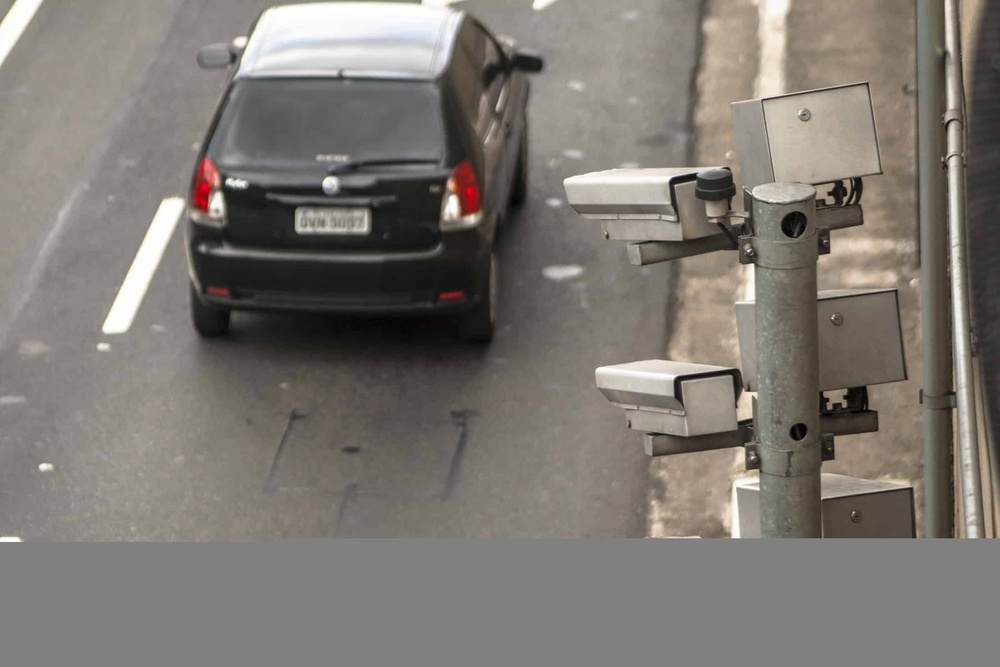
#> input picture imagens/placa de carro 2.jpg, 1000 x 667 px, shrunk from 2200 x 1467 before the run, found by its file name
$ jupyter execute Gaussiano_e_Bilateral-semana03.ipynb
#> lines starting #> are read from the running program, lines starting #| are printed output that depends on the picture
[cell 1]
import numpy as np
from skimage import io, color, filters
import requests
from io import BytesIO
import os
import matplotlib.pyplot as plt
import cv2

[cell 2]
def carregar_imagem_github(url):
    try:
        response = requests.get(url)
        response.raise_for_status()
        img = io.imread(BytesIO(response.content))
        if len(img.shape) == 3:
            img = color.rgb2gray(img)
        return img
    except Exception as e:
        print(f"Erro ao carregar imagem do GitHub: {e}")
        return None

[cell 3]
def borda_sobel(img):
    sobel_x = filters.sobel_h(img)
    sobel_y = filters.sobel_v(img)
    borda = np.hypot(sobel_x, sobel_y)
    borda = (borda / borda.max()) * 255
    return borda.astype(np.uint8)

[cell 4]
def borda_sobel(img):
    sobel_x = filters.sobel_h(img)
    sobel_y = filters.sobel_v(img)
    borda = np.hypot(sobel_x, sobel_y)
    borda = (borda / borda.max()) * 255
    return borda.astype(np.uint8)

[cell 5]
def borda_roberts(img):
    roberts_borda = filters.roberts(img)
    roberts_borda = (roberts_borda / roberts_borda.max()) * 255
    return roberts_borda.astype(np.uint8)

[cell 6]
def exibir_metadados_github(url):
    try:
        response = requests.get(url)
        response.raise_for_status()
        img_data = response.content
        img = io.imread(BytesIO(img_data))
        altura, largura = img.shape[:2]
        tipo_arquivo = os.path.splitext(url)[1].lower()
        tamanho_bytes = len(img_data)

        print("===== Metadados da Imagem =====")
        print(f"Resolução: {largura} x {altura}")
        print(f"Tamanho do arquivo: {tamanho_bytes} bytes")
        print(f"Tipo de arquivo: {tipo_arquivo}")
        print("================================")
    except Exception as e:
        print(f"Erro ao exibir metadados: {e}")

[cell 7]
if __name__ == "__main__":
    imagens_github = [
        "https://raw.githubusercontent.com/Vinnie-IV/Processamento-de-Imagens_E01_Grupo04/refs/heads/main/imagens/placa de carro 2.jpg",
        "https://raw.githubusercontent.com/Vinnie-IV/Processamento-de-Imagens_E01_Grupo04/refs/heads/main/imagens/placa de carro.jpg",
    ]

    for url in imagens_github:
        print(f"\nProcessando {url}...")
        img = carregar_imagem_github(url)
#> in carregar_imagem_github, img is the input picture: shape (667, 1000, 3); mean R, G, B 125.5, 120.6, 114.7

        if img is not None:
            exibir_metadados_github(url)
#| Resolução: 1000 x 667

            img_processada = img

            sobel_img = borda_sobel(img_processada)
#> in borda_sobel, `sobel_x = filters.sobel_h(img)`:
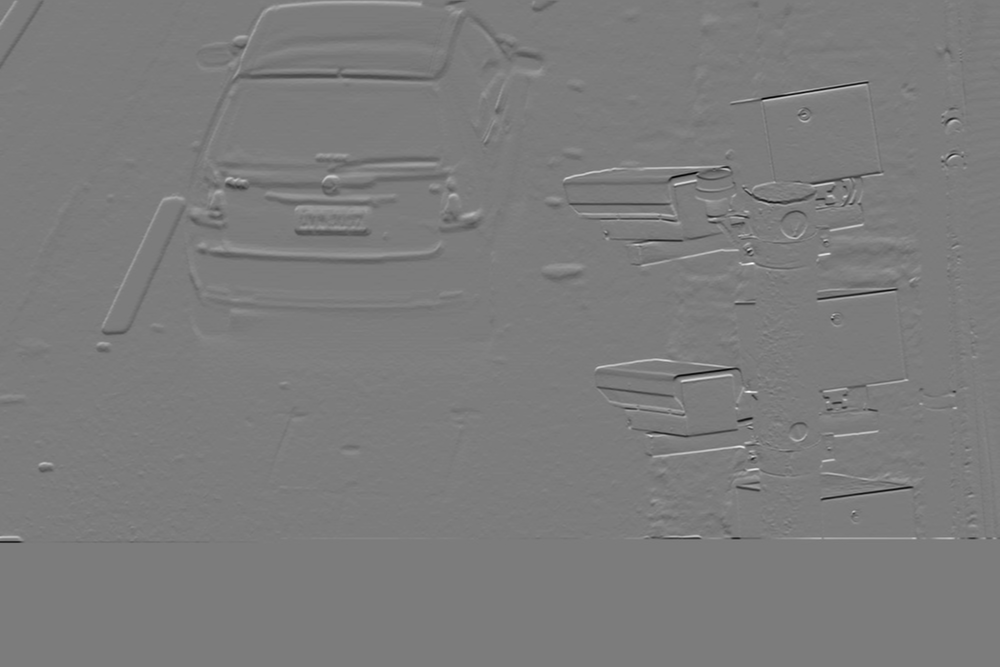
#> sobel_x: shape (667, 1000) float64; min -0.73, max 0.766, mean -0.00027; drawn with min black and max white
#> in borda_sobel, `sobel_y = filters.sobel_v(img)`:
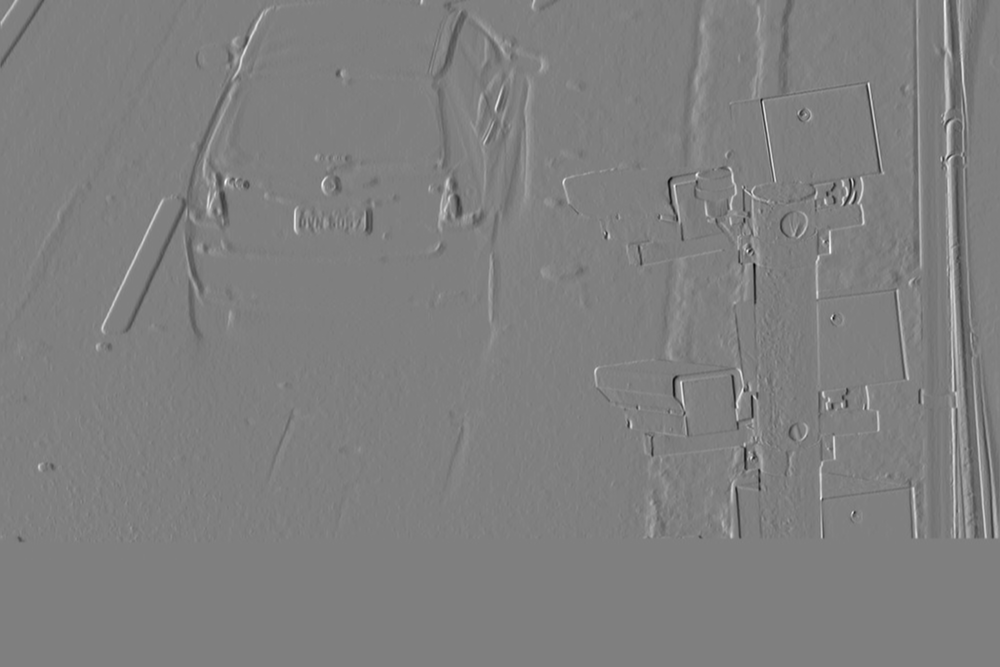
#> sobel_y: shape (667, 1000) float64; min -0.602, max 0.599, mean -0.000543; drawn with min black and max white
#> in borda_sobel, `borda = np.hypot(sobel_x, sobel_y)`:
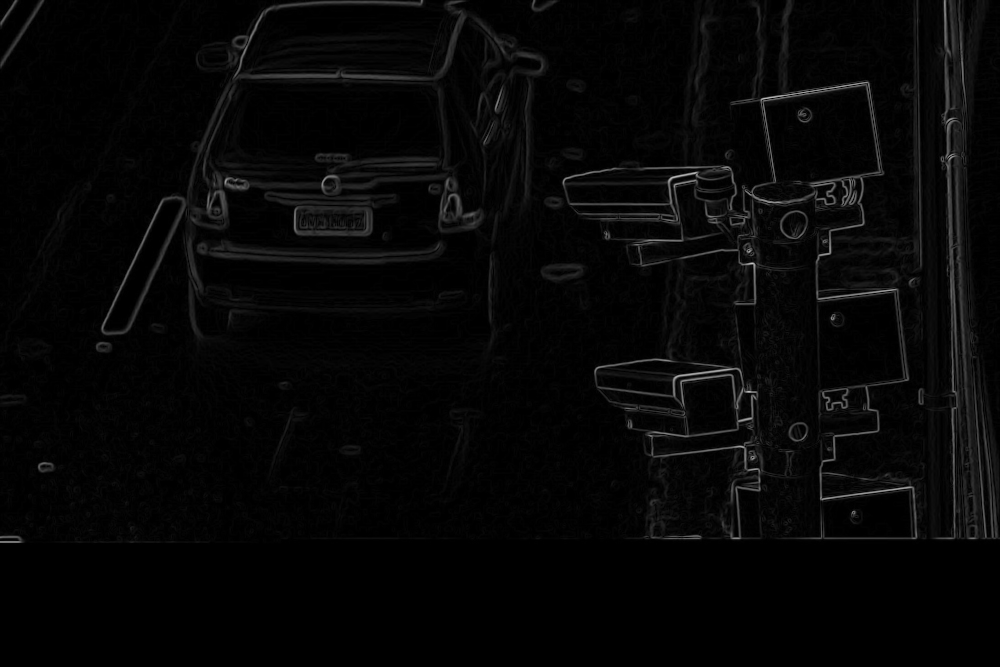
#> borda: shape (667, 1000) float64; min 0, max 0.766, mean 0.0257
            roberts_img = borda_roberts(img_processada)
#> in borda_roberts, `roberts_borda = filters.roberts(img)`:
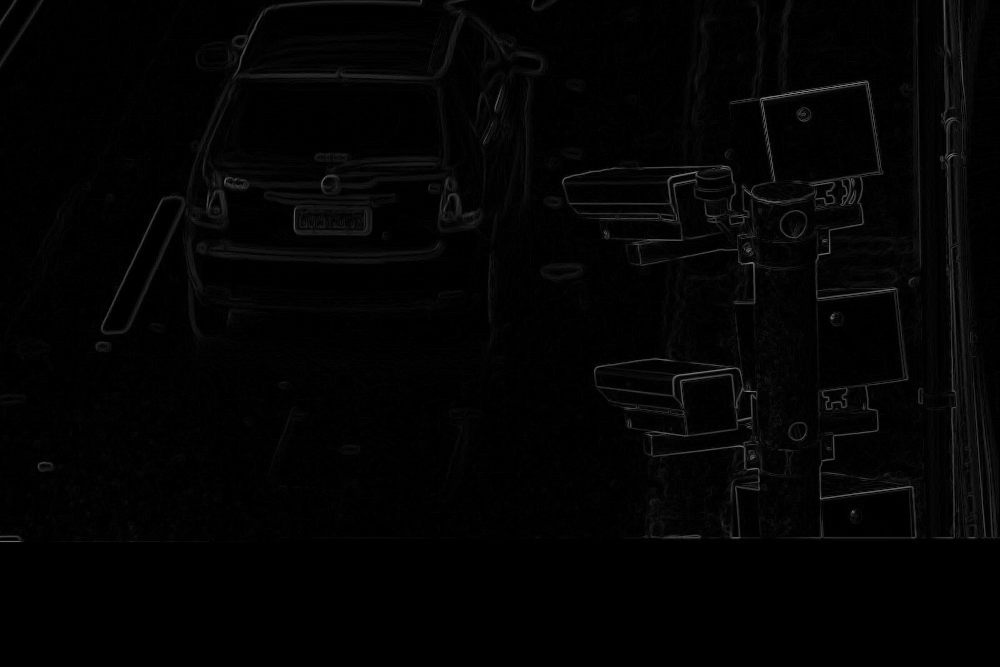
#> roberts_borda: shape (667, 1000) float64; min 0, max 0.533, mean 0.0146

            fig, axes = plt.subplots(1, 3, figsize=(18, 6))
            ax = axes.ravel()

            ax[0].imshow(img_processada, cmap='gray')
            ax[0].set_title(f"Original ({img_processada.shape[1]}x{img_processada.shape[0]})")

            ax[1].imshow(sobel_img, cmap='gray')
            ax[1].set_title("Bordas Sobel")

            ax[2].imshow(roberts_img, cmap='gray')
            ax[2].set_title("Bordas Roberts")

            for a in ax:
                a.axis('off')

            plt.suptitle(f"Detecção de Bordas para: {url.split('/')[-1]}")
            plt.show()
#> pass 2 of the loop `for url in imagens_github:`:
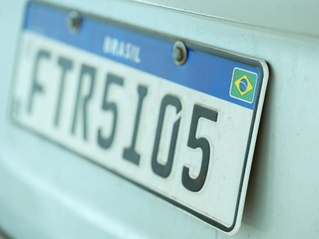
#> input picture imagens/placa de carro.jpg, 319 x 239 px, shrunk from 702 x 526 before the run, found by its file name
#> in carregar_imagem_github, img is the input picture: shape (239, 319, 3); mean R, G, B 162.1, 196.8, 197.6
#| Resolução: 319 x 239
#> sobel_x: shape (239, 319) float64
#> in borda_sobel (call 2), `sobel_y = filters.sobel_v(img)`:
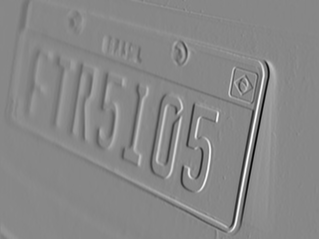
#> sobel_y: shape (239, 319) float64; min -0.816, max 0.719, mean -5.28e-05; drawn with min black and max white
#> in borda_roberts (call 2), `roberts_borda = (roberts_borda / roberts_borda.max()) * 255`:
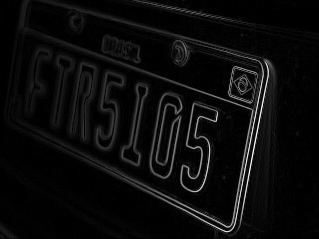
#> roberts_borda: shape (239, 319) float64; min 0, max 255, mean 11.9

[cell 8]
def carregar_imagem_github_cor(url: str):
    """
    Baixa uma imagem de uma URL (como um link 'raw' do GitHub)
    e a carrega como um objeto de imagem OpenCV.
    """
    try:
        response = requests.get(url)
        if response.status_code == 200:
            np_arr = np.frombuffer(response.content, np.uint8)
            img = cv2.imdecode(np_arr, cv2.IMREAD_COLOR)

            if img is None:
                print(f"Erro: OpenCV não conseguiu decodificar a imagem da URL: {url}")
                return None
            return img
        else:
            print(f"Erro ao baixar imagem: Status Code {response.status_code} para {url}")
            return None
    except Exception as e:
        print(f"Erro ao carregar imagem do GitHub: {e}")
        return None

[cell 9]
url_correta = "https://raw.githubusercontent.com/Vinnie-IV/Processamento-de-Imagens_E01_Grupo04/main/imagens/placa de carro 2.jpg"

img = carregar_imagem_github(url_correta)

if img is not None:
    if img.dtype != np.uint8:
        print(f"Tipo original: {img.dtype}, convertendo para uint8...")
#> (printed output is left out)
        if img.dtype in [np.float32, np.float64]:
            img = (img * 255).astype(np.uint8)
#> img: shape (667, 1000)
        else:
            img = img.astype(np.uint8)

    gauss_blur = cv2.GaussianBlur(img, (99, 99), 0)
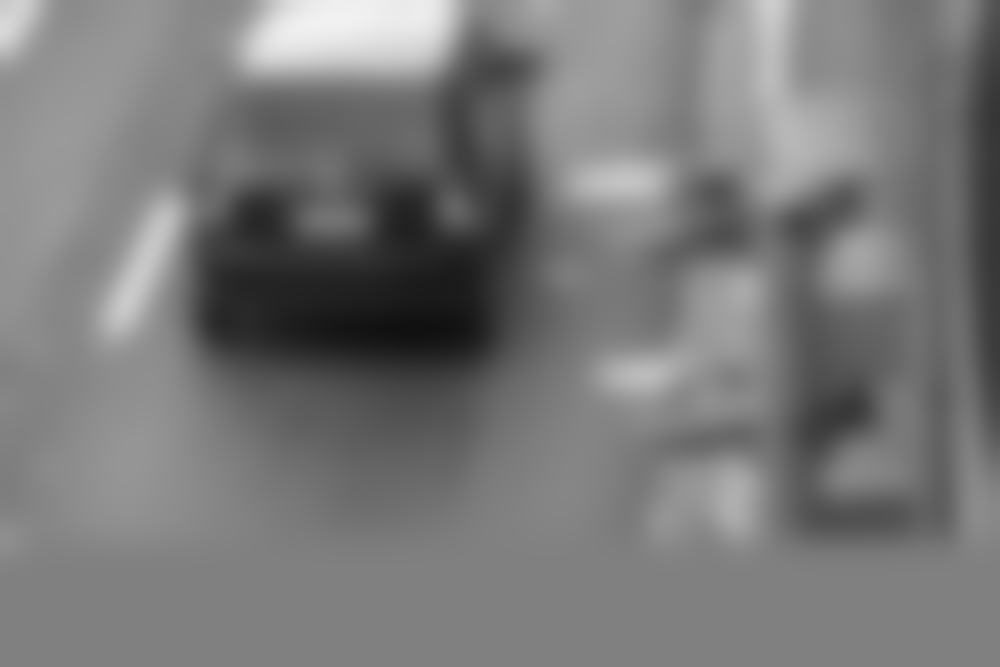
#> gauss_blur: shape (667, 1000); min 16, max 241, mean 120.8
    bilateral_blur = cv2.bilateralFilter(img, 25, 75, 75)
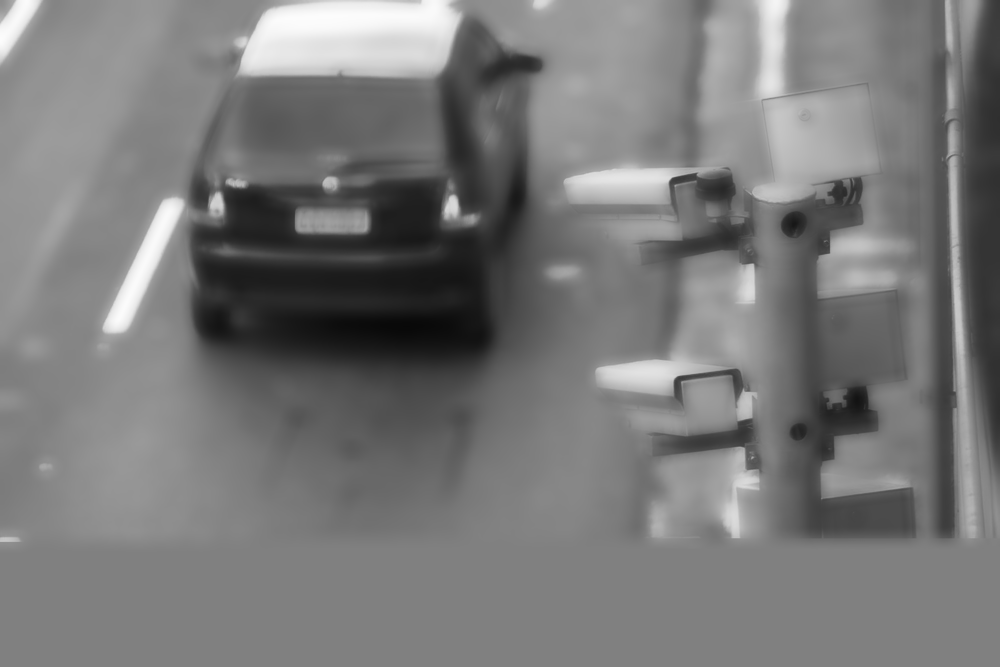
#> bilateral_blur: shape (667, 1000); min 8, max 252, mean 120.8

    img_rgb = cv2.cvtColor(img, cv2.COLOR_BGR2RGB)
    gauss_blur_rgb = cv2.cvtColor(gauss_blur, cv2.COLOR_BGR2RGB)
    bilateral_blur_rgb = cv2.cvtColor(bilateral_blur, cv2.COLOR_BGR2RGB)

    fig, axes = plt.subplots(1, 3, figsize=(24, 8))
    ax = axes.ravel()

    ax[0].imshow(img_rgb)
    ax[0].set_title(f"Original ({img.shape[1]}x{img.shape[0]})")

    ax[1].imshow(gauss_blur_rgb)
    ax[1].set_title("Filtro Gaussiano (99x99)")

    ax[2].imshow(bilateral_blur_rgb)
    ax[2].set_title("Filtro Bilateral (25, 75, 75)")

    for a in ax:
        a.axis('off')

    plt.suptitle("Comparação Lado a Lado", fontsize=16)
    plt.tight_layout()
    plt.show()

else:
    print("A imagem não pôde ser carregada. Verifique a URL e sua conexão.")
